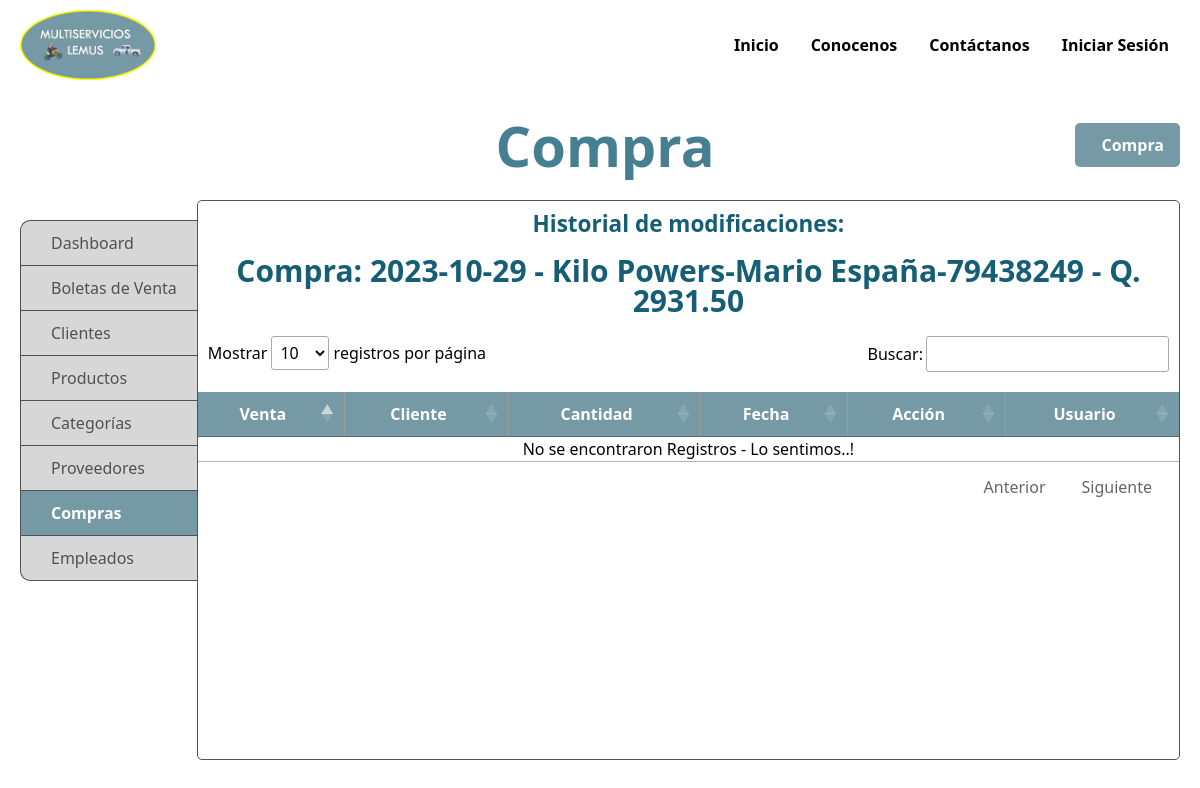
The app's page /buys/detail/10, older data.
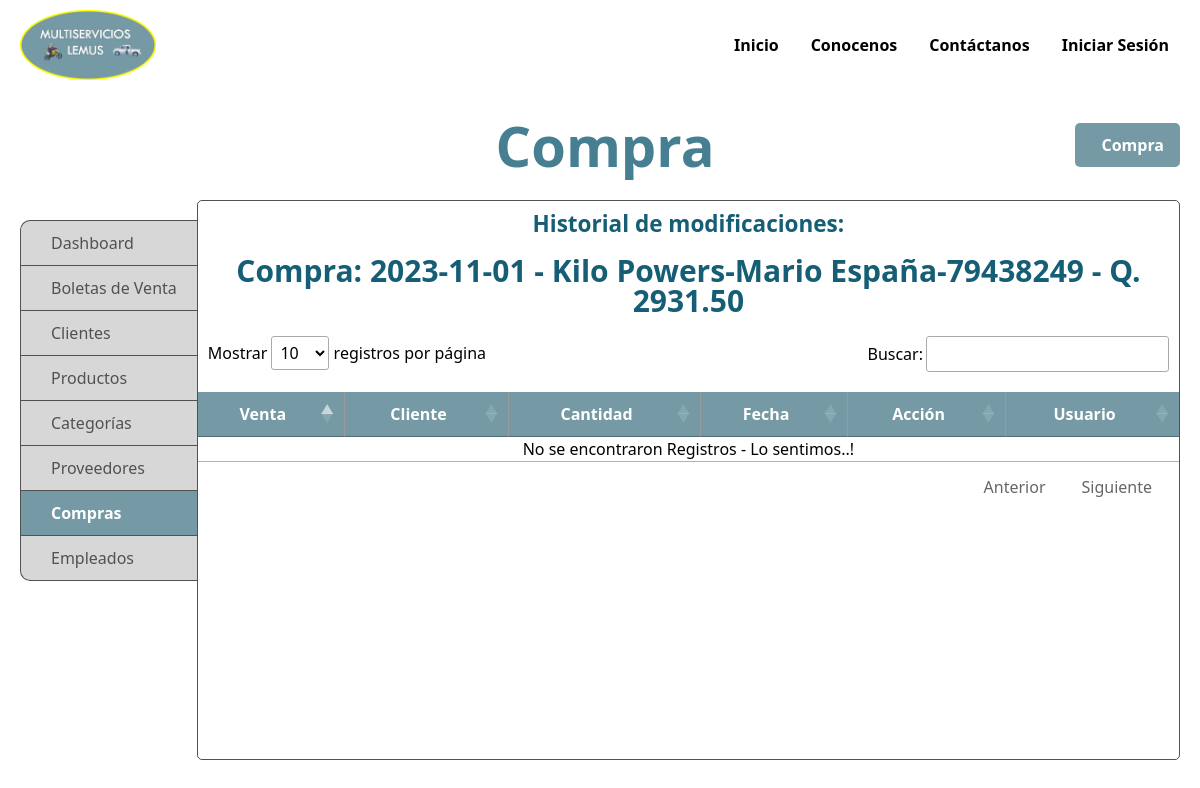
The same page, newer data.
### compra/models.py (models this page shows, shortened)
class Buy(BaseModel):
  date = models.DateField(_('Date'))
  serie = models.CharField(_('Serie'), max_length=255, blank=True, null=True)
  reference = models.CharField(_('Reference'), max_length=255, blank=True, null=True)
  provider_id = models.ForeignKey(Providers, on_delete=models.CASCADE)
  is_paid = models.BooleanField(_('Is Paid'), default=False)
  document = models.FileField(_('Document'), upload_to='buy/document/', blank=True, null=True)
  total = models.DecimalField(_('Total'), decimal_places=2, max_digits=10, default=0.00)
  history = HistoricalRecords()
  class Meta:
    verbose_name = 'Compra'
    verbose_name_plural = 'Compras'
  def __str__(self):
    return '%s - %s - Q. %s' % (self.date, self.provider_id, self.total)

### proveedor/models.py (models this page shows, shortened)
class Providers(BaseModel):
  logo = models.ImageField(_('Company Logo'), upload_to='company/logos/', blank=True, null=True)
  company_name = models.CharField(_('Company Name'), max_length=125)
  reference_contact = models.CharField(_('Reference Contact'), max_length=125)
  address = models.CharField(_('Address'), max_length=255, blank=True, null=True)
  phone = models.CharField(_('Phone'), max_length=15, blank=True, null=True)
  nit = models.CharField(_('NIT'), max_length=15)
  class Meta:
    verbose_name = 'Proveedor'
    verbose_name_plural = 'Proveedores'
    db_table = 'Providers'
  def __str__(self):
    return '{}-{}-{}'.format(
      self.company_name, self.reference_contact, self.phone
    )

### compra/views.py (the view)
# urls.py: path('buys/detail/<int:pk>', BuyDetailView.as_view(), name='buy_detail'),
class BuyDetailView(DetailView):
    model = BuyForm.Meta.model
    template_name = 'buys/detail.html'
    def get_context_data(self, **kwargs):
        context = super().get_context_data(**kwargs)
        context["deatils"] = BuyDetailForm.Meta.model.objects.filter(buy_id=self.object)
        return context

### compra/templates/buys/detail.html (shortened to what this page needs)
{% extends 'base/base.html' %}
{% load static %}
{% load i18n %}
{% block css_block %}
<link rel="stylesheet" href="{% static 'base/css/table.css' %}">
<link rel="stylesheet" href="{% static 'compra/css/compras_list.css' %}">
{% endblock css_block %}
{% block header_main %}
<div class="content_header">
  <div class="page_title">
    <h3 class="font-bold title">
      <span>Compra</span>
    </h3>
    <div class="content_title_button">
      <a href="{% url 'sales_add' %}" class="btn primary-btn hover:shadow hover:shadow-md title_button">
        <span>Compra</span>
      </a>
    </div>
  </div>
</div>
{% endblock header_main %}
{% block content %}
<div class="flex flex-col content justify-center">
  <div class="info">
    <h3 class="text-4xl text-center text-cyan-800 font-bold mb-8">Historial de modificaciones:</h3>
    <h2 class="text-5xl text-center text-cyan-800 font-bold mb-8">Compra: {{object}}</h2>
  </div>
  <table class="my-table" id="historySaleTbl">
    <thead>
      <th>Venta</th>
      <th>Cliente</th>
      <th>Cantidad</th>
      <th>Fecha</th>
      <th>Acción</th>
      <th>Usuario</th>
    </thead>
    <tbody>
    </tbody>
  </table>
</div>
{% endblock content %}

### base/templates/base/base.html (shortened to what this page needs)
{% load static %}
<!DOCTYPE html>
<html lang="en">
<head>
  <link href="https://kit-pro.fontawesome.com/releases/v5.15.3/css/pro.min.css" rel="stylesheet">
  <script src="{% static 'base/css/tailwindcss.css' %}"></script>
  <link rel="stylesheet" href="{% static 'base/libs/dataTables/datatables.min.css' %}">
  <link rel="stylesheet" href="{% static 'base/libs/jquery-ui-1.13.2/jquery-ui.min.css' %}">
  <link rel="stylesheet" href="https://cdnjs.cloudflare.com/ajax/libs/animate.css/4.1.1/animate.min.css" />
  <link rel="stylesheet" href="{% static 'base/libs/select2/css/select2.min.css' %}">
  <link rel="stylesheet" href="{% static 'base/css/_reset.css' %}">
  <link rel="stylesheet" href="{% static 'base/css/main.css' %}">
  <link rel="stylesheet" href="{% static 'base/css/navbar.css' %}">
  <link rel="stylesheet" href="{% static 'base/css/modal.css' %}">
  <link rel="stylesheet" href="{% static 'base/css/forms.css' %}">
  {% block css_block %}
  {% endblock css_block %}
</head>
<body>
  <div class="app">
    {% include 'base/navbar.html' %}
    <main class="main">
    {% block main %}
      <section class="header-main-content">
      {% block header_main %}
      {% endblock header_main %}
      </section>
      <section class="sidemenu_content">
        {% include 'base/sidemenu.html' %}
      </section>
      <section class="page_content">
        {% block content %}
        {% endblock content %}
      </section>
    {% endblock main %}
    </main>
  </div>
</body>
</html>

### base/templates/base/navbar.html (shortened to what this page needs)
{% load static %}
<nav class="navbar">
  <a href="{% if user.is_authenticated %} {% url 'dashboard' %} {% else %} {% url 'inicio' %} {% endif %}">
    <picture class="img-container">
      <img src="{% static 'base/img/logo.png' %}" alt="">
    </picture>
  </a>
  <div class="menu">
    <ul>
      <li>
        <a class="public-nav-link inicio" href="{% url 'inicio' %}">
          <span>Inicio</span>
        </a>
      </li>
      <li>
        <a class="public-nav-link conocenos" href="{% url 'conocenos' %}">
          <span>Conocenos</span>
        </a>
      </li>
      <li>
        <a class="public-nav-link contacto" href="{% url 'contact' %}">
          <span>Contáctanos</span>
        </a>
      </li>
      <li>
        {% if user.is_authenticated %}
        <a class="public-nav-link" href="/logout">
          <i class="fas fa-power-off"></i>
          <span>Cerrar Sesión</span>
        </a>
        {% else %}
        <a class="public-nav-link" href="/login">
          <span>Iniciar Sesión</span>
        </a>
        {% endif %}
      </li>
    </ul>
  </div>
</nav>

### base/templates/base/sidemenu.html (shortened to what this page needs)
{% url 'clients' as clients%}
<aside class="sidemenu">
  <ul>
    <li class='link-item'>
      <a
        class="nav-link dashboard"
        href="{% url 'dashboard' %}">
        <span>Dashboard</span>
      </a>
    </li>
    <li class='link-item'>
      <a
        class="nav-link sales"
        href="{% url 'sales_list' %}">
        <span>Boletas de Venta</span>
      </a>
    </li>
    <li class='link-item'>
      <a
        href="{% url 'clients' %}"
        class="nav-link clients"
        >
        <span>Clientes</span>
      </a>
    </li>
    <li class='link-item'>
      <a
        class="nav-link products"
        href="{% url 'products_list' %}">
        <span>Productos</span>
      </a>
    </li>
    <li class='link-item'>
      <a
        class="nav-link categories"
        href="{% url 'categories' %}">
        <span>Categorías</span>
      </a>
    </li>
    <li class='link-item'>
      <a
        class="nav-link providers"
        href="{% url 'providers_list' %}">
        <span>Proveedores</span>
      </a>
    </li>
    <li class='link-item'>
      <a
        class="nav-link buys"
        href="{% url 'buys_list' %}">
        <span>Compras</span>
      </a>
    </li>
    <li class='link-item'>
      <a
        class="nav-link employees"
        href="{% url 'employees_list' %}">
        <span>Empleados</span>
      </a>
    </li>
  </ul>
</aside>

### base/static/base/css/main.css (style rules this page uses)
.app { max-width: 1280px; margin: 0 auto; min-height: 100vh; }
.main { min-height: calc(100vh - 10rem); display: grid; grid-template-areas: "search search" "sidemenu content"; grid-template-columns: auto minmax(200px, 1fr); grid-auto-rows: 100px auto; padding: 1rem 2rem; }
.header-main-content { grid-area: search; display: flex; align-items: center; justify-content: center; width: 100%; margin-bottom: 1rem; }
.header-main-content .content_header { display: flex; justify-content: space-between; width: 100%; }
.sidemenu_content { grid-area: sidemenu; min-width: 50px; max-width: 200px; }
.page_content { grid-area: content; border: 1px solid #515151; height: calc(100% + 2rem); max-height: calc(100vh - (14rem + 100px)); border-radius: 5px; overflow: scroll; padding: 1rem 0; }
.btn { padding: 10px 16px; max-width: 220px; display: flex; text-align: center; justify-content: center; cursor: pointer; width: 100%; border-radius: 5px; transition: .3s all ease; display: flex; justify-content: center; gap: 1rem; align-items: center; }
.btn.primary-btn { background: #759AA5; font-weight: bold; color: #fff; transition: .3s all ease; }
.page_title { display: flex; width: 100%; justify-content: center; align-items: flex-end; position: relative; }
.page_title h3 { text-align: center; }
.title { color: #457f91; display: flex; align-items: center; gap: 1rem; font-size: clamp(26px, 5vw, 56px); }
.content_title_button { position: absolute; height: 100%; display: flex; align-items: center; justify-content: center; right: 0; }
.title_button { display: flex; align-items: center; gap: 1rem; }
.btn.title_button { width: auto; min-width: 45px; }
.title_button span { display: none; }
.my-table.dataTable { padding-top: 2rem; }
.my-table.dataTable thead th { text-align: center; }
@media (min-width: 768px) { .title_button span { display: flex; } }
@media (min-width: 768px) { .btn.title_button { width: 100%; } }

### base/static/base/css/navbar.css (style rules this page uses)
.navbar { display: flex; justify-content: space-between; padding: 1rem 2rem; }
.img-container { display: flex; height: 7rem; }
.img-container img { height: 100%; object-fit: cover; }
.menu { display: flex; }
.menu ul { display: flex; align-items: center; }
.menu ul li { padding: .5rem; transition: .3s all ease; position: relative; font-weight: bold; }
.menu ul li a { transition: .3s all ease; }
.menu ul li::after { position: absolute; content: ''; width: 100%; height: 4px; background: #759AA5; bottom: 0; left: 0; z-index: -1; border-radius: 10px; transform: scaleX(0); transition: .3s all ease; }
.menu ul li a { display: flex; align-items: center; gap: 1rem; padding: 6px; }
.menu ul li a span { display: none; }
.sidemenu { display: flex; max-width: 200px; }
.sidemenu ul { display: flex; flex-direction: column; margin-top: 2rem; }
.sidemenu ul li { display: flex; }
.sidemenu ul li a { display: flex; width: 100%; border: 1px solid #515151; padding: .5rem; cursor: pointer; border-bottom: 0; border-right: 0; background: #759AA5; background: #d7d7d7; color: white; color: #515151; transition: .3s all ease; }
.sidemenu ul li:first-child a { border-top-left-radius: 10px; }
.sidemenu ul li:last-child a { border-bottom: 1px solid #515151; border-bottom-left-radius: 10px; }
.sidemenu ul li .nav-link.active { background: #759AA5; font-weight: bold; color: white; }
.sidemenu ul .link-item a { display: flex; align-items: center; gap: 1rem; padding: 1rem 2rem; }
.sidemenu ul .link-item a span { display: none; }
@media (min-width: 768px) { .menu ul li a span { display: flex; } }
@media (min-width: 768px) { .sidemenu ul .link-item a span { display: flex; } }

### base/static/base/css/table.css (style rules this page uses)
.my-table { border-collapse: collapse; min-width: 100%; width: max-content; border-bottom: 4px solid #759AA5; }
.my-table thead th { background: #759AA5; padding: .5rem 1rem; color: white; }
.my-table tbody tr td, .my-table thead tr th { border-right:1px solid #9b9b9b; }
.my-table tbody tr td:last-child, .my-table thead tr th:last-child { border-right:none; }
.my-table tr th, .my-table tr td { text-align: center; }
.my-table tr th { padding: .5rem 1rem; }

Row changes from the older to the newer data that the page shows:
changed Buy: date+provider_id+total "2023-10-29 - Kilo Powers-Mario España-79438249 - Q. 2931.50" → "2023-11-01 - Kilo Powers-Mario España-79438249 - Q. 2931.50"
